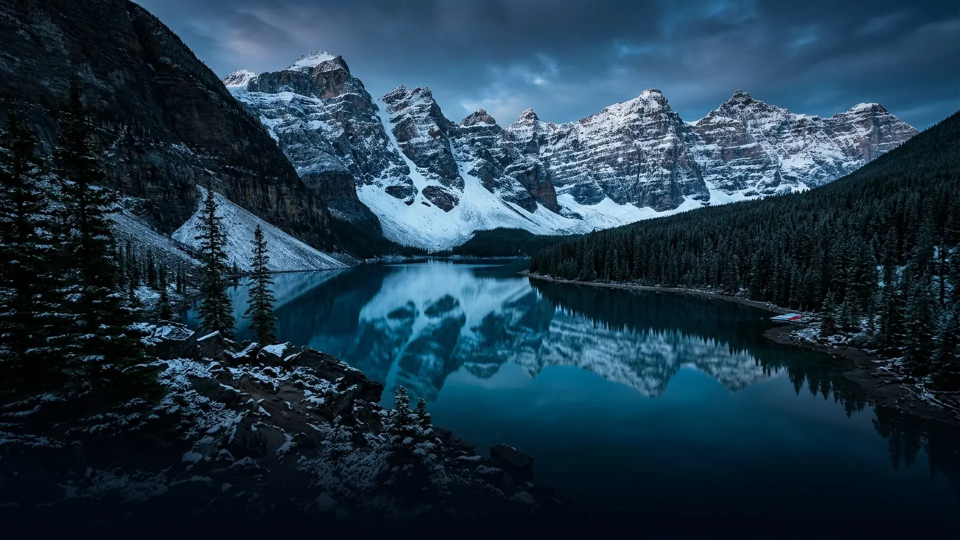
#> input picture ui/splet-gore.webp, 1920 x 1080 px (shown at 1/2 size); its folder holds only this picture in this run
$ python -i os_datoteke.py   (imports and definitions only)
#> lines starting #> are read from the running program, lines starting #| are printed output that depends on the picture
"""Datoteke za Safeer OS na Linuxu: uporabnikove mape, pregled mape, iskanje in odpiranje.

Datoteke odpira program, ki ga ima uporabnik v Mintu nastavljenega za to vrsto (xdg-open /
Gio), mape pa Nemo, ce zeli vec, kot pokaze Safeer OS. Ustvari mapo ali datoteko in preimenuje
na uporabnikovo zahtevo; nicesar ne prepise, brisanje gre samo v Smeti.
"""

from __future__ import annotations

import mimetypes
import os
import re
import shutil
import subprocess
import time
import urllib.parse
from collections import deque
from typing import List, Optional

from core import zasebni_webkit
from core.iskalni_kljuc import kljuc as kljuc_imena  # isti kljuc kot zapiski in medijska knjiznica

NAJVEC_V_MAPI = 5000
NAJVEC_ZADETKOV = 60

#: Uporabnikove mape XDG v vrstnem redu, kot jih pokaze Safeer OS.
MAPE = ("DESKTOP", "DOCUMENTS", "DOWNLOAD", "PICTURES", "MUSIC", "VIDEOS")
PRIVZETO = {"DESKTOP": "Desktop", "DOCUMENTS": "Documents", "DOWNLOAD": "Downloads", "PICTURES": "Pictures",
            "MUSIC": "Music", "VIDEOS": "Videos"}


# [99 lines left out: functions uporabniske_mape, zaznamki, vrsta_datoteke, _element, preglej, not called in this run]


#: Mape, v katerih so datoteke programov, ne uporabnikove (iskanje jih preskoci).
PRESKOCI = {"node_modules", "__pycache__", "snap", "site-packages", "dist-packages", "venv", ".venv", "build", "dist",
            "Applications", "go", "resources", "target", "vendor"}


# [34 lines left out: function isci, not called in this run]


#: Malo prostora: manj kot 10 % diska ali manj kot 5 GB (kar nastopi prej).
MALO_DELEZ = 0.10
MALO_BAJTOV = 5 * 1024 ** 3
#: Najmanjsa datoteka, ki jo ponudimo za shranjevanje na drugo napravo.
NAJMANJ_VELIKA = 100 * 1024 ** 2


# [94 lines left out: functions prostor, najvecje, odpri, pokazi_v_mapi, not called in this run]


# ------------------------------------------------------------------ ustvarjanje (desni klik v Datotekah)
# Kot v Nemu: nova mapa in nova datoteka (prazna, besedilna, dokument/preglednica/predstavitev
# LibreOffice ali predloga iz mape Predloge). Nic obstojecega se ne prepise; brisanje gre v Smeti.

#: Vrste novih datotek: kljuc -> (koncnica, MIME za ODF ali None).
NOVE_VRSTE = {
    "prazna": ("", None),
    "besedilo": (".txt", None),
    "dokument": (".odt", "application/vnd.oasis.opendocument.text"),
    "preglednica": (".ods", "application/vnd.oasis.opendocument.spreadsheet"),
    "predstavitev": (".odp", "application/vnd.oasis.opendocument.presentation"),
}
_ODF_TELO = {
    "application/vnd.oasis.opendocument.text": "<office:text><text:p/></office:text>",
    "application/vnd.oasis.opendocument.spreadsheet":
        "<office:spreadsheet><table:table table:name=\"List1\"><table:table-row><table:table-cell/>"
        "</table:table-row></table:table></office:spreadsheet>",
    "application/vnd.oasis.opendocument.presentation":
        "<office:presentation><draw:page draw:name=\"page1\"/></office:presentation>",
}


# [155 lines left out: functions _prosto_ime, _preveri_mapo, _odf, predloge, ustvari_mapo, ustvari_datoteko and 3 more, not called in this run]


# ====================================================================== upravljanje (kopiraj, premakni, smeti, nosilci)
# Safeer OS ne nadomesca Nema, a osnovna opravila z datotekami morajo biti na voljo tam, kjer uporabnik je:
# kopiraj/premakni, pogled v Smeti z obnovitvijo, nosilci (USB, drugi diski), lastnosti in slicice.

#: Najvec datotek ali map v enem lepljenju (zascita pred pomoto, npr. izbrana cela domaca mapa).
NAJVEC_NAENKRAT = 500


# [155 lines left out: functions _koda_napake, prilepi, razveljavi, poti_iz_naslovov, poti_iz_seznama_naslovov, not called in this run]


#: Oblike, v katerih vlecenje prinese seznam datotek. GTK iz text/uri-list (in v Flatpaku iz portala dokumentov,
#: application/vnd.portal.filetransfer) sam sestavi Gdk.FileList; surovo beremo samo, ce ga ne zna.
VLECENJE_SUROVO = ("text/uri-list", "text/x-uri-list")


# [107 lines left out: functions vrsta_vlecenja, preberi_vlecene, vrsta_vlecenja_surovo, naslovi_iz_poti, not called in this run]


# ---------------------------------------------------------------------- Smeti (specifikacija freedesktop, domaca)
def _mapa_smeti() -> str:
    from core import gostitelj
    return os.path.join(gostitelj.podatki_gostitelja(), "Trash")


# [117 lines left out: functions _velikost_poti, smeti, _id_v_smeteh, obnovi_iz_smeti, izprazni_smeti, not called in this run]


# ---------------------------------------------------------------------- nosilci (USB, drugi diski, omrezna mesta)
_SISTEMSKE_TOCKE = ("/", "/boot", "/boot/efi", "/home", "/var", "/usr", "/tmp", "[SWAP]")


# [103 lines left out: functions _nosilci_lsblk, nosilci, izvrzi, lastnosti, not called in this run]


# ---------------------------------------------------------------------- predogled (preslednica v Datotekah)
#: Besedilo: najvec toliko z zacetka datoteke (vecja se nikoli ne prebere vsa) - kot Quick Look.
MEJA_BESEDILA = 200 * 1024
#: Slika vecja od tega se v predogledu ne nalozi (QML bi jo dekodiral v pomnilnik); pokazemo podatke in »Odpri«.
MEJA_SLIKE = 80 * 1024 * 1024
#: Zapisi slik, za katere Qt v Safeerju (PySide6 Essentials: imageformats brez HEIF/AVIF/JXL/RAW) nima dekodirnika.
#: QML Image bi jih poskusil nalozit in koncal z Image.Error (»Predogleda ni mogoce pokazati«), RAW (.dng ...) pa
#: mimetypes sploh ne pozna kot sliko. Predogled zato pove razlog in ponudi »Odpri« (zunanji ogled slik).
BREZ_DEKODIRNIKA = (".heic", ".heif", ".hif", ".avif", ".jxl", ".dng", ".cr2", ".cr3", ".crw", ".nef", ".nrw", ".arw",
                    ".srf", ".sr2", ".raf", ".orf", ".rw2", ".pef", ".srw", ".x3f", ".3fr", ".iiq", ".erf", ".mrw",
                    ".kdc", ".dcr", ".mos", ".raw", ".rwl")
#: Koncnice, ki so besedilo, ceprav jih mimetypes ne pozna kot text/* (koda, nastavitve, dnevniki).
BESEDILNE = (".txt", ".md", ".py", ".js", ".mjs", ".ts", ".qml", ".json", ".csv", ".tsv", ".xml", ".html", ".htm", ".css",
             ".sh", ".bash", ".zsh", ".c", ".h", ".cpp", ".hpp", ".cc", ".rs", ".go", ".java", ".kt", ".rb", ".php", ".pl",
             ".lua", ".sql", ".yml", ".yaml", ".toml", ".ini", ".cfg", ".conf", ".log", ".desktop", ".srt", ".vtt", ".tex",
             ".rst", ".svg", ".diff", ".patch", ".gitignore", ".env")


# [27 lines left out: function _besedilo_z_zacetka, not called in this run]


def _mapa_predogledov() -> str:
    return os.path.join(os.environ.get("XDG_CACHE_HOME") or os.path.expanduser("~/.cache"), "safeer-os", "predogled")


#: Najvec slik prvih strani v predpomnilniku (starejse gredo; ena je nekaj sto KB).
NAJVEC_PREDOGLEDOV = 100


# [11 lines left out: function _pospravi_predoglede, not called in this run]


#: Casovna meja za sliko prve strani: pokvarjen ali zlonameren PDF ne sme zadrzati predogleda ali slicice priponke.
CAS_PRVE_STRANI_S = 15


# [116 lines left out: functions slika_prve_strani, _prva_stran_pdf, predogled, v_smeti_vec, not called in this run]


# ---------------------------------------------------------------------- slicice
SLICICA_VELIKOST = 256
_SLIKE = (".jpg", ".jpeg", ".png", ".webp", ".gif", ".bmp", ".tif", ".tiff")


def _mapa_slicic() -> str:
    return os.path.join(os.environ.get("XDG_CACHE_HOME") or os.path.expanduser("~/.cache"), "safeer-os", "slicice")


def slicica(pot: str) -> str:
    """Pot do slicice (PNG/JPEG) za sliko ali video; prazno, ce je ni mogoce dobiti. Najprej skupni predpomnilnik
    namizja (~/.cache/thumbnails, ki ga polni Nemo - tam so tudi slicice videov), sicer sliko pomanjsamo sami."""
#> called with pot = '../ui/splet-gore.webp'
    import hashlib
    import urllib.parse
    pot = os.path.abspath(str(pot or ""))
    try:
        st = os.stat(pot)
    except OSError:
        return ""
    if not os.path.isfile(pot):
        return ""
    uri = "file://" + urllib.parse.quote(pot)
    md5 = hashlib.md5(uri.encode("utf-8"), usedforsecurity=False).hexdigest()
    skupni = os.path.join(os.environ.get("XDG_CACHE_HOME") or os.path.expanduser("~/.cache"), "thumbnails")
    for podmapa in ("large", "normal", "x-large"):
        kandidat = os.path.join(skupni, podmapa, md5 + ".png")
        try:
            if os.stat(kandidat).st_mtime >= st.st_mtime - 1:
                return kandidat
        except OSError:
            pass
    if not pot.lower().endswith(_SLIKE) or st.st_size > 60 * 1024 * 1024:
        return ""
    cilj = os.path.join(_mapa_slicic(), md5 + ".jpg")
    try:
        if os.stat(cilj).st_mtime >= st.st_mtime:
            return cilj
    except OSError:
        pass
    try:
        from PIL import Image, ImageOps
        Image.MAX_IMAGE_PIXELS = 120_000_000
        os.makedirs(os.path.dirname(cilj), exist_ok=True)
        with Image.open(pot) as s:
#> s is the input picture: PIL image 1920x1080 RGB; mean R, G, B 30.2, 54.8, 71.7
            s = ImageOps.exif_transpose(s)
            s.thumbnail((SLICICA_VELIKOST, SLICICA_VELIKOST))
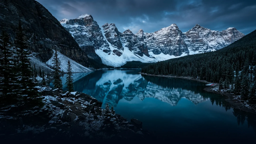
#> s: PIL image 256x144 RGB; mean R, G, B 30.2, 54.7, 71.6
            if s.mode not in ("RGB", "L"):
                ozadje = Image.new("RGB", s.size, (16, 26, 43))
                ozadje.paste(s.convert("RGBA"), mask=s.convert("RGBA").split()[3])
                s = ozadje
            s.save(cilj + ".tmp", "JPEG", quality=82)
        os.replace(cilj + ".tmp", cilj)
        return cilj
    except Exception:  # noqa: BLE001 - poskodovana slika ali brez Pillow: brez slicice
        try:
            os.remove(cilj + ".tmp")
        except OSError:
            pass
        return ""


# [10 lines left out: function slicice, not called in this run]


# ---------------------------------------------------------------------- spremembe v prikazanem pogledu
class NadzorMap:
    """Pove, ko se v pogledu Datotek, ki ga stran kaze, kaj spremeni - tudi ce to naredi drug program (prenos iz
    brskalnika, Nemo, datoteka z druge naprave): datoteka se pojavi, izgine, preimenuje ali raste. Stran pove, kaj
    kaze ([spremljaj]), ob obvestilu pa seznam prebere znova (4. 10. 2026: prej se je mapa prebrala samo ob odprtju).

    Pogled je pot mape, [NEDAVNO] ali [SMETI]. Nova, izbrisana ali preimenovana datoteka pride do strani v manj kot
    sekundi; datoteka, ki raste (prenos), osvezi velikost najvec na nekaj sekund; razpakiranje arhiva (tisoce
    sprememb) najvec enkrat na sekundo. Zraven javi priklop in odklop nosilcev (USB kljuc, disk).

    Tece v glavni zanki GLib (klici iz njene niti); brez GLib ne naredi nicesar."""

    NEDAVNO, SMETI = "@nedavno", "@smeti"
    _NOSILCI = "@nosilci"
    HITRO_MS = 400          # nova, izbrisana ali preimenovana datoteka
    POCASI_MS = 2500        # datoteka se spreminja (prenos raste)
    NAJMANJ_MED_MS = 1000   # med dvema obvestiloma za isti pogled
    NOSILCI_MS = 600        # priklop nosilca sprozi vec signalov zapored

    # [54 lines left out: functions __init__, veljaven, hitrost, _mape_smeti, spremljaj, obdrzi, not called in this run]

    def pogledi(self) -> list:
        return sorted(set(self._pogledi.values()))

    # [123 lines left out: functions zunanja, _postavi, _ustavi, _uskladi, _sprememba, _nacrtuj and 4 more, not called in this run]

>>> result = slicica('../ui/splet-gore.webp')
